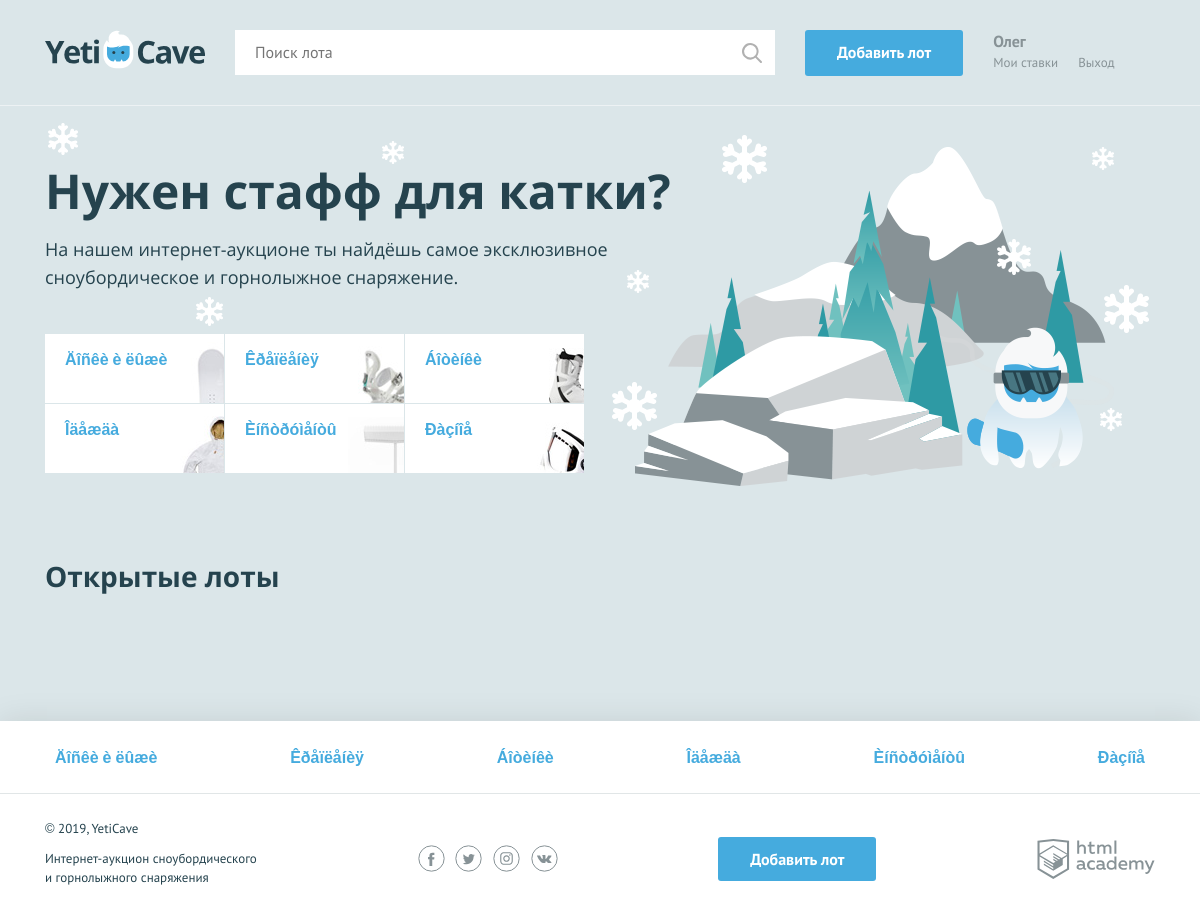
Before: / with the older database file.
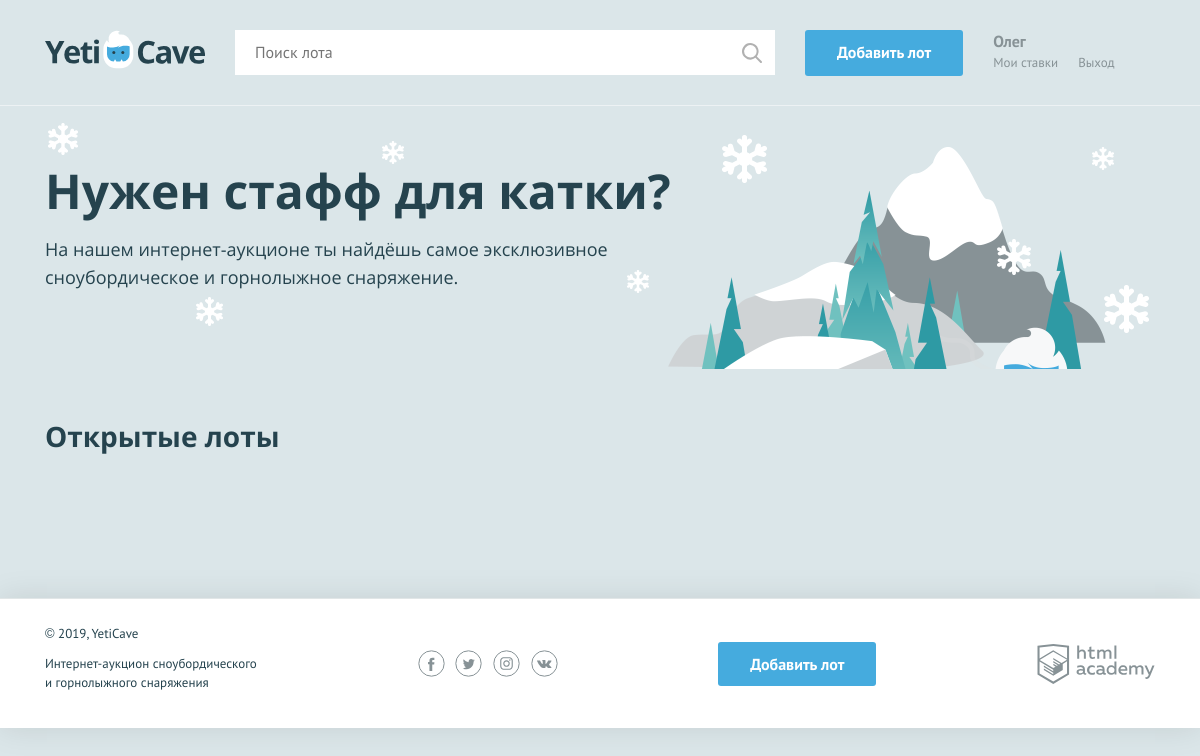
After: the same page with the newer database file.
### tables this page shows
CREATE TABLE categories (
  id INT unsigned AUTO_INCREMENT PRIMARY KEY,
  cat_name VARCHAR(32) NOT NULL UNIQUE,
  cat_code VARCHAR(32) NOT NULL UNIQUE
);

### functions.php (called while the page is built, shortened)
<?php
function include_template($name, $data) {
    $name = 'templates/' . $name;
    extract($data);
    require $name;
    $result = ob_get_clean();
    return $result;
}

### templates/main.php (the view, shortened to what this page needs)
<section class="promo">
    <h2 class="promo__title">Нужен стафф для катки?</h2>
    <p class="promo__text">На нашем интернет-аукционе ты найдёшь самое эксклюзивное сноубордическое и горнолыжное снаряжение.</p>
    <ul class="promo__list">
        <?php foreach ($category_description as $key => $value): ?>
        <li class="promo__item promo__item--<?=check_data($value['cat_code'] ?? "");?>">
            <a class="promo__link" href="pages/all-lots.html"><?=check_data($value['cat_name'] ?? "");?></a>
        </li>
        <?php endforeach; ?>
    </ul>
</section>
<section class="lots">
    <div class="lots__header">
        <h2>Открытые лоты</h2>
    </div>
</section>

### templates/layout.php (shortened to what this page needs)
<!DOCTYPE html>
<html lang="ru">
<head>
    <link href="../css/normalize.min.css" rel="stylesheet">
    <link href="../css/style.css" rel="stylesheet">
</head>
<body>
<div class="page-wrapper">
<header class="main-header">
    <div class="main-header__container container">
        <a class="main-header__logo">
            <img src="../img/logo.svg" width="160" height="39" alt="Логотип компании YetiCave">
        </a>
        <form class="main-header__search" method="get" action="https://echo.htmlacademy.ru" autocomplete="off">
            <input type="search" name="search" placeholder="Поиск лота">
            <input class="main-header__search-btn" type="submit" name="find" value="Найти">
        </form>
        <a class="main-header__add-lot button" href="pages/add-lot.html">Добавить лот</a>
        <nav class="user-menu">
            <?php if ($is_auth == 1): ?>
            <div class="user-menu__logged">
                <p><?php print($user_name); ?></p>
                <a class="user-menu__bets" href="pages/my-bets.html">Мои ставки</a>
                <a class="user-menu__logout" href="#">Выход</a>
            </div>
            <?php endif; ?>
        </nav>
    </div>
</header>
<main class="container"><?=$content;?></main>
</div>
<footer class="main-footer">
    <nav class="nav">
        <ul class="nav__list container">
            <?php foreach ($category_description as $value): ?>
            <li class="nav__item">
                <a href="pages/all-lots.html"><?=check_data($value['cat_name'] ?? "");?></a>
            </li>
            <?php endforeach; ?>
        </ul>
    </nav>
    <div class="main-footer__bottom container">
        <div class="main-footer__copyright">
            <p>© 2019, YetiCave</p>
            <p>Интернет-аукцион сноубордического и горнолыжного снаряжения</p>
        </div>
        <div class="main-footer__social social">
            <a class="social__link social__link--facebook" href="#">
            </a>
            <a class="social__link social__link--twitter" href="#">
            </a>
            <a class="social__link social__link--instagram" href="#">
            </a>
            <a class="social__link social__link--vkontakte" href="#">
            </a>
        </div>
        <a class="main-footer__add-lot button" href="add-lot.html">Добавить лот</a>
        <div class="main-footer__developed-by">
            <a class="logo-academy" href="https://htmlacademy.ru/intensive/php">
            </a>
        </div>
    </div>
</footer>
</body>
</html>

### index.php (shortened to what this page needs)
<?php
require_once('functions.php');
$con = mysqli_connect("localhost", "root", "Infosec", "auctiondb");
mysqli_set_charset($con, "utf8");
$sql_req_cat = "SELECT cat_name, cat_code FROM categories";
$sql_data_categories = mysqli_query($con, $sql_req_cat);
$category_description = mysqli_fetch_all($sql_data_categories, MYSQLI_ASSOC);
$sql_req_lot = "SELECT lots.lot_name, lots.image, lots.price, lots.dt_end, categories.cat_name FROM lots INNER JOIN categories on lots.cat_id = categories.id WHERE lots.dt_create > DATE_SUB(NOW(), INTERVAL 1 DAY)";
$sql_data_lots = mysqli_query($con, $sql_req_lot);
$lots = mysqli_fetch_all($sql_data_lots, MYSQLI_ASSOC);
$is_auth = rand(0, 1);
$user_name = 'Олег';
function check_data($in_data) {
    $sec_data = htmlspecialchars($in_data);
    return $sec_data;
}
$page_content = include_template('main.php', [
    'category_description' => $category_description,
    'lots' => $lots
]);
$layout_content = include_template('layout.php', [
    'content' => $page_content,
    'user_name' => $user_name,
    'category_description' => $category_description,
    'is_auth' => $is_auth,
    'title' => 'Аукцион Yeti Cave'
]);
print($layout_content);

Changed rows visible on the page:
removed categories: cat_name "Äîñêè è ëûæè"
removed categories: cat_name "Êðåïëåíèÿ"
removed categories: cat_name "Áîòèíêè"
removed categories: cat_name "Îäåæäà"
removed categories: cat_name "Èíñòðóìåíòû"
removed categories: cat_name "Ðàçíîå"
